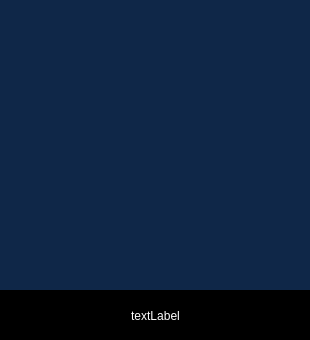
<?xml version="1.0" encoding="UTF-8"?>
<ui version="4.0">
 <class>warningWindow</class>
 <widget class="QDialog" name="warningWindow">
  <property name="geometry">
   <rect>
    <x>0</x>
    <y>0</y>
    <width>310</width>
    <height>340</height>
   </rect>
  </property>
  <property name="windowTitle">
   <string>알림</string>
  </property>
  <property name="styleSheet">
   <string notr="true">QDialog{
	background-color: rgb(15, 39, 72);
}</string>
  </property>
  <widget class="QLabel" name="profileImage">
   <property name="geometry">
    <rect>
     <x>0</x>
     <y>-10</y>
     <width>311</width>
     <height>311</height>
    </rect>
   </property>
   <property name="autoFillBackground">
    <bool>false</bool>
   </property>
   <property name="styleSheet">
    <string notr="true">QLabel{
	/* 스타일시트는 스케일 설정 불가능. pixMap으로 설정해야 함 */
	/* image: url(:/images/imageNotFound.png); */
	color: rgb(255, 255, 255);
	font: 20pt &quot;나눔고딕&quot;;
}
</string>
   </property>
   <property name="text">
    <string/>
   </property>
   <property name="pixmap">
    <pixmap resource="assets/resource.qrc">:/assets/profile/judge_verdict.png</pixmap>
   </property>
   <property name="scaledContents">
    <bool>true</bool>
   </property>
   <property name="alignment">
    <set>Qt::AlignCenter</set>
   </property>
  </widget>
  <widget class="QLabel" name="textLabel">
   <property name="geometry">
    <rect>
     <x>0</x>
     <y>290</y>
     <width>311</width>
     <height>51</height>
    </rect>
   </property>
   <property name="styleSheet">
    <string notr="true">QLabel{
	background-color: rgb(0, 0, 0); 
	color: rgb(255, 255, 255);
	font: 14pt &quot;나눔고딕 ExtraBold&quot;;
}</string>
   </property>
   <property name="text">
    <string>textLabel</string>
   </property>
   <property name="alignment">
    <set>Qt::AlignCenter</set>
   </property>
   <property name="margin">
    <number>0</number>
   </property>
  </widget>
 </widget>
 <resources>
  <include location="assets/resource.qrc"/>
 </resources>
 <connections/>
</ui>
